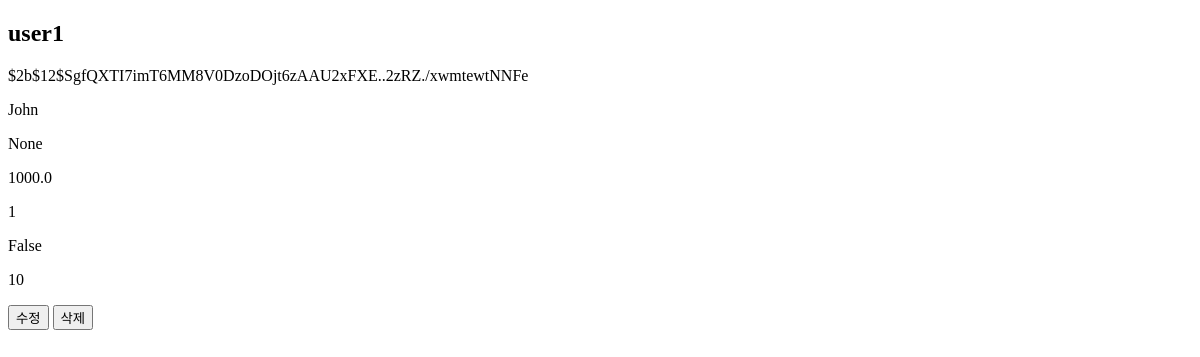
/api/user/detail/1, run on an earlier commit of the app's database.
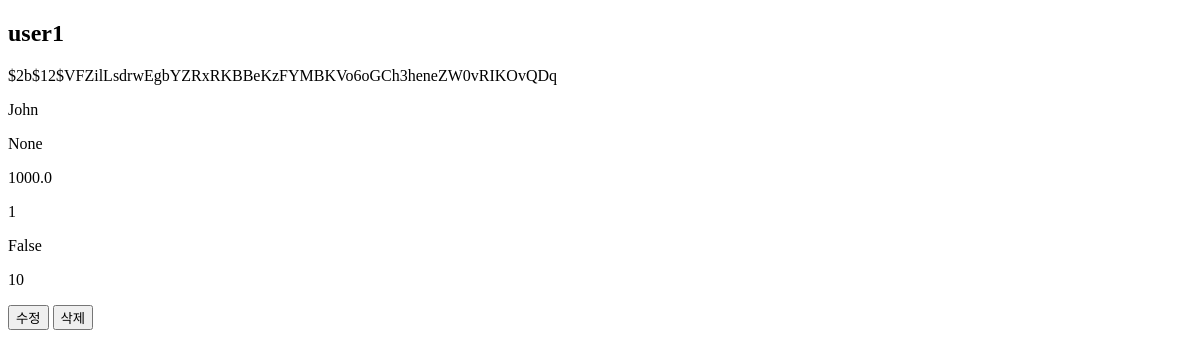
And on a later commit of the database.
### api/models.py (models this page shows, shortened)
class User(Base):
    __tablename__ = 'users'
    id = Column(Integer, primary_key=True)
    login_id = Column(String, unique=True, nullable=False)
    password = Column(String, nullable=False)
    nickname = Column(String, unique=True, nullable=False)
    profile_image = Column(String)
    quiz_learning_history = Column(Text, default='')
    lecture_learning_history = Column(Text, default='')
    total_learning_time = Column(Float, default=0.0)
    incorrect_quizzes = Column(Text, default='')
    quiz_stack = Column(Text, default='')
    today_current_quiz = Column(Text, default='')
    level = Column(Integer, default=1)
    exp = Column(Integer, default=1)
    subscription = Column(Boolean, default=False)
    signupdate = Column(DateTime, default=datetime.utcnow)
    attendance = Column(Integer, default=0)
    voca_list = relationship(
        'Voca', secondary=user_voca_association, back_populates='users')

### domain/user/user_router.py (the view)
@router.get("/detail/{user_id}", response_class=HTMLResponse)  # user_id로 수정
def user_detail_html(request: Request, user_id: int, db: Session = Depends(get_db)):  # user_id로 수정
    user = user_crud.get_user(db, user_id=user_id)  # user_id로 수정
    if not user:
        print(user.id)
        raise HTTPException(status_code=404, detail="User not found")
    return templates.TemplateResponse("user_detail.html", {"request": request, "user": user})

### domain/user/templates/user_detail.html (shortened to what this page needs)
<!DOCTYPE html>
<html lang="en">
  <head>
  </head>
  <body>
    <h2>{{ user.login_id }}</h2>
    <p>{{ user.password }}</p>
    <p>{{ user.nickname }}</p>
    <p>{{ user.profile_image }}</p>
    <p>{{ user.total_learning_time }}</p>
    <p>{{ user.level }}</p>
    <p>{{ user.subscription }}</p>
    <p>{{ user.attendance }}</p>
    <button id="update">수정</button>
    <button id="delete">삭제</button>
  </body>
</html>

What changed in the data, as far as the page shows it:
changed User "user1": password "$2b$12$SgfQXTI7imT6MM8V0DzoDOjt6zAAU2xFXE..2zRZ./xwmtewtNNFe" → "$2b$12$VFZilLsdrwEgbYZRxRKBBeKzFYMBKVo6oGCh3heneZW0vRIKOvQDq"
